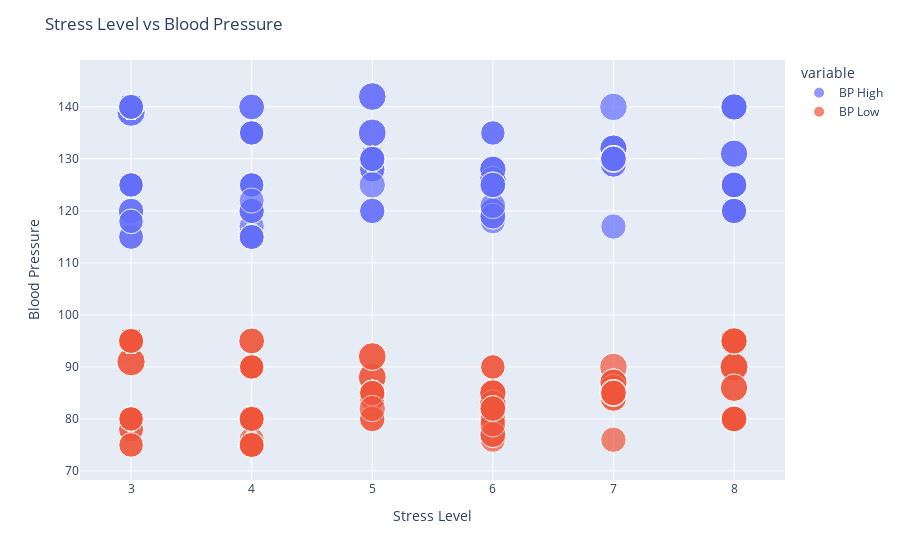

Source (notebook cell):
### Markdown cell above
✨ Seems like more activity level is make better stress level  
✨ Genders have equal activity level 

❎ There is a relation

### Code cell
fig = px.scatter(df, x='Stress Level', y=['BP High', 'BP Low'], size='Heart Rate')
fig.update_layout(
    title='Stress Level vs Blood Pressure',
    xaxis_title='Stress Level',
    yaxis_title='Blood Pressure',
    font = dict(
        size=12
    )
)
fig.show()

### Figure 1 — Plotly figure (JSON) as saved in the notebook; plotly's stock layout.template omitted (floating-point values rounded to 4 significant figures; data arrays with more than 128 entries replaced by an {"elided": "..."} marker saying what was removed)
{"data": [{"hovertemplate": "variable=BP High<br>Stress Level=%{x}<br>value=%{y}<br>Heart Rate=%{marker.size}<extra></extra>", "legendgroup": "BP High", "marker": {"color": "#636efa", "size": {"elided": "374 int values"}, "sizemode": "area", "sizeref": 0.215, "symbol": "circle"}, "mode": "markers", "name": "BP High", "orientation": "v", "showlegend": true, "type": "scatter", "x": {"elided": "374 int values"}, "xaxis": "x", "y": {"elided": "374 int values"}, "yaxis": "y"}, {"hovertemplate": "variable=BP Low<br>Stress Level=%{x}<br>value=%{y}<br>Heart Rate=%{marker.size}<extra></extra>", "legendgroup": "BP Low", "marker": {"color": "#EF553B", "size": {"elided": "374 int values"}, "sizemode": "area", "sizeref": 0.215, "symbol": "circle"}, "mode": "markers", "name": "BP Low", "orientation": "v", "showlegend": true, "type": "scatter", "x": {"elided": "374 int values"}, "xaxis": "x", "y": {"elided": "374 int values"}, "yaxis": "y"}], "layout": {"font": {"size": 12}, "legend": {"itemsizing": "constant", "title": {"text": "variable"}, "tracegroupgap": 0}, "margin": {"t": 60}, "title": {"text": "Stress Level vs Blood Pressure"}, "xaxis": {"anchor": "y", "domain": [0, 1], "title": {"text": "Stress Level"}}, "yaxis": {"anchor": "x", "domain": [0, 1], "title": {"text": "Blood Pressure"}}}}
